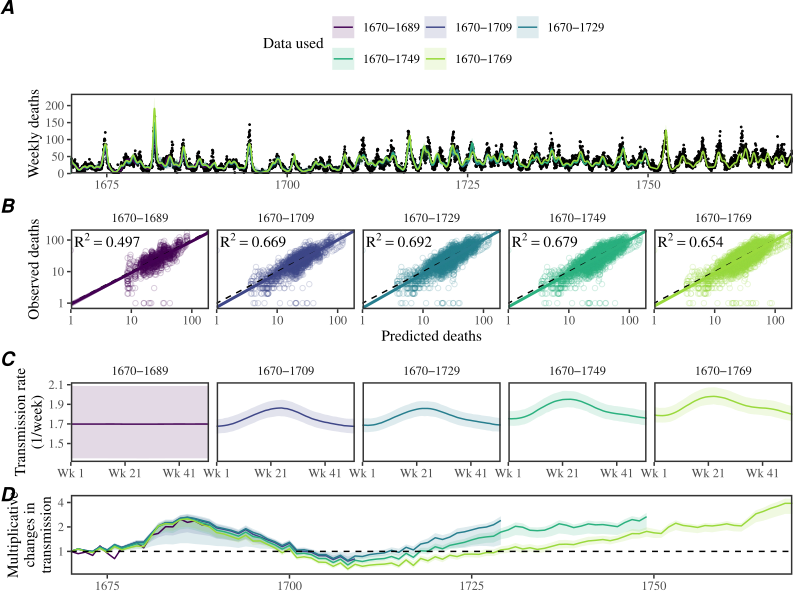

This figure's R source:
library(dplyr)
library(ggplot2); theme_set(theme_bw(base_family = "Times"))
library(egg)
source("../script/script_data.R")

files <- list.files("../stanfit_cumulative_brw_erw", pattern="^stanfit_cumulative_brw_erw_[0-9]+\\.rda$",
                    full.names=TRUE)
years <- as.integer(sub("^stanfit_cumulative_brw_erw_([0-9]+)\\.rda$", "\\1", basename(files)))
files <- files[order(years)]
years <- sort(years)
stopifnot(length(years) > 0)

# The cutoff is exclusive: the 1690 fit uses observations through 1689.
fit_labels <- paste0(min(data_final$year), "-", years-1)
data_filter <- data_final %>% filter(year < max(years))

all_summ <- lapply(seq_along(years), function(i) {
  env <- new.env()
  load(files[i], envir=env)
  dd <- env[[paste0("summary_cumulative_brw_erw_", years[i], "_laplace")]]
  stopifnot(!is.null(dd))
  dd
})

# Match each summary to its own fitting period, keeping parameters in time order.
get_data <- function(variable, trans=identity) {
  lapply(seq_along(years), function(i) {
    data_fit <- data_filter %>% filter(year < years[i])
    time <- if (variable=="logbeta") {
      data.frame(week=1:52)
    } else if (variable=="epsilon") {
      data.frame(year=unique(data_fit$year))
    } else {
      data_fit %>% select(year, week)
    }
    dd <- all_summ[[i]]
    dd <- dd[match(paste0(variable, "[", seq_len(nrow(time)), "]"), dd$variable), ]
    stopifnot(!anyNA(dd$variable))

    data.frame(
      time,
      est=trans(dd$median), lwr=trans(dd$q5), upr=trans(dd$q95),
      group=factor(years[i], levels=years, labels=fit_labels)
    )
  }) %>% bind_rows()
}

fitdata <- get_data("C")
betadata <- get_data("logbeta", exp)
epsilondata <- get_data("epsilon", exp)
Sdata <- get_data("S")

common <- list(
  scale_color_viridis_d("Data used", option="D", end=0.85),
  scale_fill_viridis_d("Data used", option="D", end=0.85),
  theme(
    panel.grid = element_blank(),
    panel.border = element_rect(linewidth=1),
    axis.title.x = element_blank(),
    legend.position = "none"
  )
)

g1 <- ggplot(fitdata) +
  geom_point(data=filter(data_filter, missing==0),
             aes(year+week/52, smpx), size=0.3) +
  geom_ribbon(aes(year+week/52, ymin=lwr, ymax=upr, fill=group), alpha=0.15) +
  geom_line(aes(year+week/52, est, col=group)) +
  scale_x_continuous("Year", expand=c(0, 0)) +
  scale_y_continuous("Weekly deaths", expand=expansion(mult=c(0, 0.05))) +
  common +
  guides(color=guide_legend(nrow=2, byrow=TRUE),
         fill=guide_legend(nrow=2, byrow=TRUE)) +
  theme(legend.position="top")

data_comp <- fitdata %>%
  merge(data_filter)

data_Rsq <- data_comp %>%
  group_by(group) %>%
  summarize(
    Rsq=round(cor(log(est+1), log(smpx+1))^2, 3)
  ) %>%
  mutate(
    text=paste0("R^2==", Rsq)
  )

g2 <- ggplot(data_comp) +
  geom_point(aes(est+1, smpx+1, col=group), alpha=0.2, shape=21) +
  geom_abline(intercept=0, slope=1, lty=2) +
  geom_smooth(aes(est+1, smpx+1, col=group, fill=group), method="lm", fullrange=TRUE) +
  geom_text(data=data_Rsq, aes(4, 100, label=text), parse=TRUE, family="Times") +
  scale_x_log10("Predicted deaths", expand=c(0,0)) +
  scale_y_log10("Observed deaths", expand=c(0,0)) +
  common +
  facet_wrap(~group, nrow=1) +
  theme(
    axis.title.x = element_text(),
    strip.background = element_blank()
  )

g3 <- ggplot(betadata) +
  geom_ribbon(aes(week, ymin=lwr, ymax=upr, fill=group), alpha=0.15) +
  geom_line(aes(week, est, col=group)) +
  scale_x_continuous("Week of year", expand=c(0, 0),
                     breaks=c(1,  21, 41),
                     labels=c("Wk 1", "Wk 21", "Wk 41")) +
  scale_y_continuous("Transmission rate\n(1/week)") +
  facet_wrap(~group, nrow=1) +
  common +
  theme(
    strip.background = element_blank()
  )

g4 <- ggplot(epsilondata) +
  geom_ribbon(aes(year, ymin=lwr, ymax=upr, fill=group), alpha=0.15) +
  geom_line(aes(year, est, col=group)) +
  geom_hline(yintercept=1, lty=2) +
  scale_x_continuous("Year", expand=c(0, 0)) +
  scale_y_log10("Multiplicative\nchanges in\ntransmission",
                breaks=c(0.5, 1, 2, 4), labels=c("1/2", "1", "2", "4")) +
  common

gcomb <- ggarrange(g1, g2, g3, g4, ncol=1, labels=c("A", "B", "C", "D"))

ggsave("figure_cumulative_brw_erw.pdf", gcomb, width=8, height=6)
